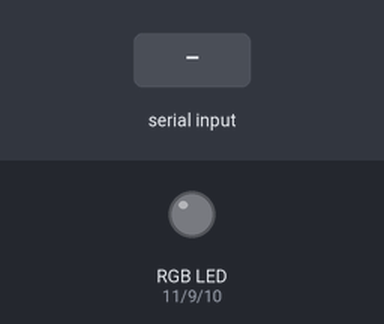
A sketch run on a simulated Arduino Uno, built with avr-gcc and run on an emulated ATmega328P. Shown: an RGB LED mixed from three pins (HIGH = lit). The test bench sets the inputs (shaded band).

Above: at 1.2 s.
1.3 s: "pink" received over Serial
At 3.5 s:
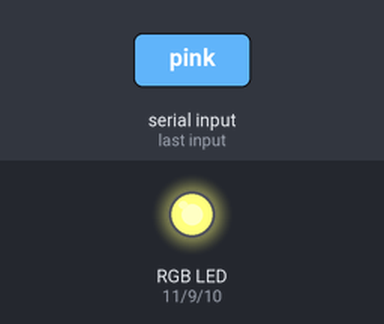
3.8 s: "red" received over Serial
At 5.4 s:
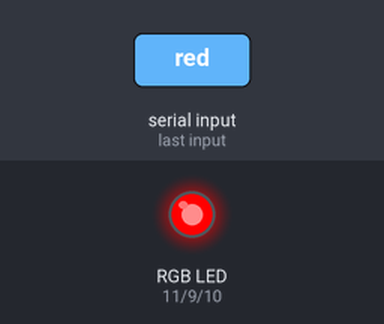
6.3 s: "green" received over Serial
At 8.5 s:
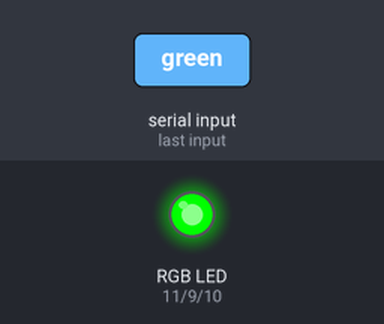
8.8 s: "1" received over Serial
At 10.4 s:
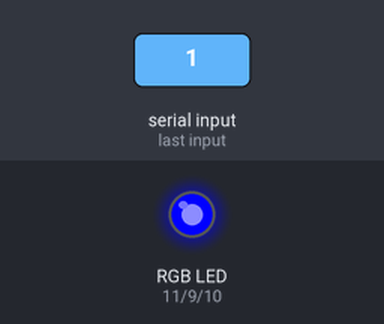
Timing chart, 0 to 11.9 s (numbered marks = the images above; inputs shaded):
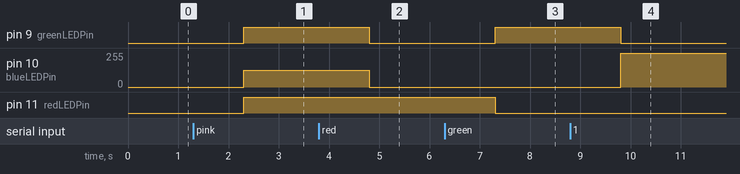

The sketch:

sketch.ino
```cpp
  const int greenLEDPin = 9;
  const int redLEDPin = 11;
  const int blueLEDPin = 10;


void setup() {
  // put your setup code here, to run once:
  Serial.begin(9600);
  pinMode(greenLEDPin, OUTPUT);
  pinMode(redLEDPin, OUTPUT);
  pinMode(blueLEDPin, OUTPUT);

}

void loop() {


  if (Serial.available()>0){
    String msg = Serial.readString();

    if(msg == "pink"){
       RGB_color(255, 255, 125); // Rasp
    } else if (msg == "red"){
      RGB_color(255, 0, 0); // Red
    } else if (msg == "green"){
      RGB_color(0, 255, 0); //Green
    } else {
      RGB_color(0, 0, 255);
    }
  }
  // put your main code here, to run repeatedly:
  // RGB_color(255, 0, 0); // Red
  // delay(1000);
  // RGB_color(0, 255, 0); // Green
  // delay(1000);
  // RGB_color(0, 0, 255); // Blue
  // delay(1000);
  // RGB_color(255, 255, 125); // Raspberry
  // delay(1000);
  // RGB_color(0, 255, 255); // Cyan
  // delay(1000);
  //RGB_color(255, 0, 255); // Magenta
  // delay(1000);
  // RGB_color(255, 255, 0); // Yellow
  // delay(1000);
  //RGB_color(255, 255, 255); // White
  // delay(1000);
}

void RGB_color(int red_light_value, int green_light_value, int blue_light_value)
 {
  analogWrite(redLEDPin, red_light_value);
  analogWrite(greenLEDPin, green_light_value);
  analogWrite(blueLEDPin, blue_light_value);
}
```

Measured:
- after the input at 1.3 s, pin 9 (greenLEDPin), pin 11 (redLEDPin): LOW → HIGH after 1.0 s; pin 10 (blueLEDPin): 0/255 → 125/255 after 1.0 s
- after the input at 3.8 s, pin 9 (greenLEDPin): HIGH → LOW after 1.0 s; pin 10 (blueLEDPin): 125/255 → 0/255 after 1.0 s
- after the input at 6.3 s, pin 9 (greenLEDPin): LOW → HIGH after 1.0 s; pin 11 (redLEDPin): HIGH → LOW after 1.0 s
- after the input at 8.8 s, pin 9 (greenLEDPin): HIGH → LOW after 1.0 s; pin 10 (blueLEDPin): 0/255 → 255/255 after 1.0 s
